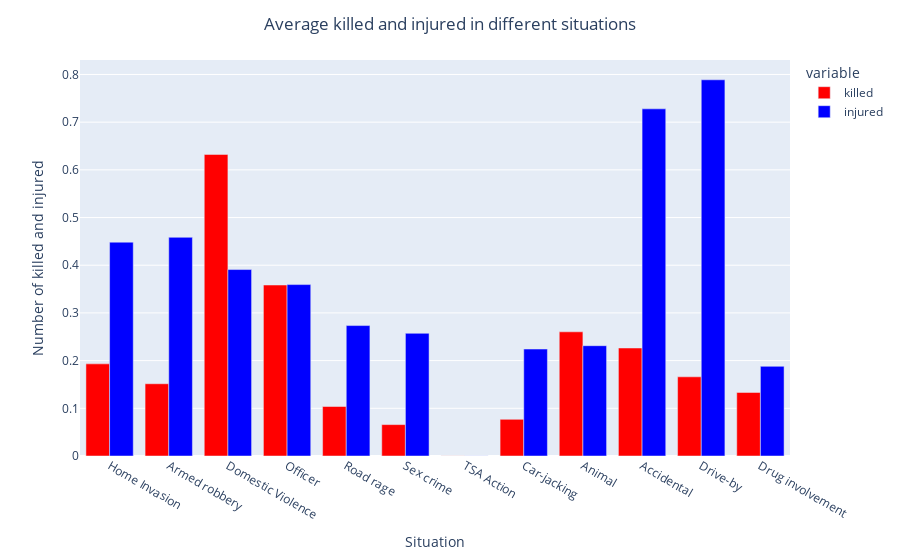

The cell this chart's notebook holds for it:
### Code cell
value_k = []
value_i = []

for desc in description:
    value_k.append(df.loc[df['incident_characteristics'].str.contains(desc) == True, 'n_killed'].mean())
    value_i.append(df.loc[df['incident_characteristics'].str.contains(desc) == True, 'n_injured'].mean())

fig = px.bar(pd.DataFrame({'killed': value_k, 'injured': value_i}, index=description), barmode='group', 
             color_discrete_map={'killed': 'red', 'injured': 'blue'})
fig.update_layout(title={'text': 'Average killed and injured in different situations', 'x': 0.5}, 
                  xaxis_title='Situation',
                  yaxis_title='Number of killed and injured',)
fig.show()

### Figure 1 — Plotly figure (JSON) as saved in the notebook; plotly's stock layout.template omitted (floating-point values rounded to 4 significant figures)
{"data": [{"alignmentgroup": "True", "hovertemplate": "variable=killed<br>index=%{x}<br>value=%{y}<extra></extra>", "legendgroup": "killed", "marker": {"color": "red"}, "name": "killed", "offsetgroup": "killed", "orientation": "v", "showlegend": true, "textposition": "auto", "type": "bar", "x": ["Home Invasion", "Armed robbery", "Domestic Violence", "Officer", "Road rage", "Sex crime", "TSA Action", "Car-jacking", "Animal", "Accidental", "Drive-by", "Drug involvement"], "xaxis": "x", "y": [0.1932, 0.1515, 0.6323, 0.3585, 0.1038, 0.06585, 0.0001986, 0.07697, 0.2604, 0.2265, 0.166, 0.1333], "yaxis": "y"}, {"alignmentgroup": "True", "hovertemplate": "variable=injured<br>index=%{x}<br>value=%{y}<extra></extra>", "legendgroup": "injured", "marker": {"color": "blue"}, "name": "injured", "offsetgroup": "injured", "orientation": "v", "showlegend": true, "textposition": "auto", "type": "bar", "x": ["Home Invasion", "Armed robbery", "Domestic Violence", "Officer", "Road rage", "Sex crime", "TSA Action", "Car-jacking", "Animal", "Accidental", "Drive-by", "Drug involvement"], "xaxis": "x", "y": [0.4484, 0.4585, 0.391, 0.3594, 0.2735, 0.2573, 0.0001986, 0.2242, 0.2313, 0.7279, 0.7888, 0.188], "yaxis": "y"}], "layout": {"barmode": "group", "legend": {"title": {"text": "variable"}, "tracegroupgap": 0}, "margin": {"t": 60}, "title": {"text": "Average killed and injured in different situations", "x": 0.5}, "xaxis": {"anchor": "y", "domain": [0, 1], "title": {"text": "Situation"}}, "yaxis": {"anchor": "x", "domain": [0, 1], "title": {"text": "Number of killed and injured"}}}}
